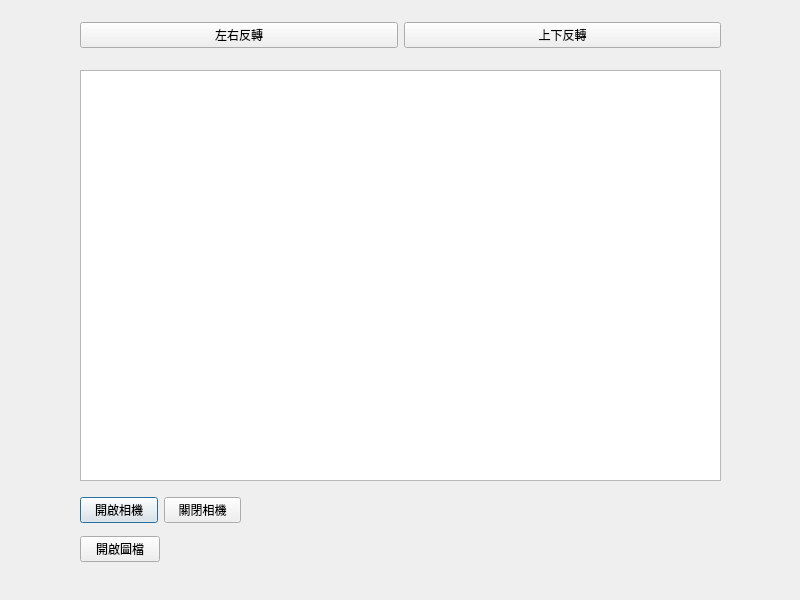
<?xml version="1.0" encoding="UTF-8"?>
<ui version="4.0">
 <class>MainWindow</class>
 <widget class="QDialog" name="MainWindow">
  <property name="geometry">
   <rect>
    <x>0</x>
    <y>0</y>
    <width>800</width>
    <height>600</height>
   </rect>
  </property>
  <property name="windowTitle">
   <string>MainWindow</string>
  </property>
  <widget class="QGraphicsView" name="image_view">
   <property name="geometry">
    <rect>
     <x>80</x>
     <y>70</y>
     <width>641</width>
     <height>411</height>
    </rect>
   </property>
  </widget>
  <widget class="QWidget" name="verticalLayoutWidget">
   <property name="geometry">
    <rect>
     <x>80</x>
     <y>490</y>
     <width>161</width>
     <height>80</height>
    </rect>
   </property>
   <layout class="QVBoxLayout" name="verticalLayout">
    <item>
     <layout class="QHBoxLayout" name="horizontalLayout">
      <item>
       <widget class="QPushButton" name="open_camera_btn">
        <property name="text">
         <string>開啟相機</string>
        </property>
       </widget>
      </item>
      <item>
       <widget class="QPushButton" name="close_camera_btn">
        <property name="text">
         <string>關閉相機</string>
        </property>
       </widget>
      </item>
     </layout>
    </item>
    <item>
     <layout class="QHBoxLayout" name="horizontalLayout_2">
      <item>
       <widget class="QPushButton" name="open_img_btn">
        <property name="text">
         <string>開啟圖檔</string>
        </property>
       </widget>
      </item>
      <item>
       <spacer name="horizontalSpacer">
        <property name="orientation">
         <enum>Qt::Horizontal</enum>
        </property>
        <property name="sizeHint" stdset="0">
         <size>
          <width>40</width>
          <height>20</height>
         </size>
        </property>
       </spacer>
      </item>
     </layout>
    </item>
   </layout>
  </widget>
  <widget class="QWidget" name="horizontalLayoutWidget_3">
   <property name="geometry">
    <rect>
     <x>80</x>
     <y>10</y>
     <width>641</width>
     <height>51</height>
    </rect>
   </property>
   <layout class="QHBoxLayout" name="horizontalLayout_3">
    <item>
     <widget class="QPushButton" name="reverseH">
      <property name="text">
       <string>左右反轉</string>
      </property>
     </widget>
    </item>
    <item>
     <widget class="QPushButton" name="reverseV">
      <property name="text">
       <string>上下反轉</string>
      </property>
     </widget>
    </item>
   </layout>
  </widget>
 </widget>
 <resources/>
 <connections/>
</ui>
